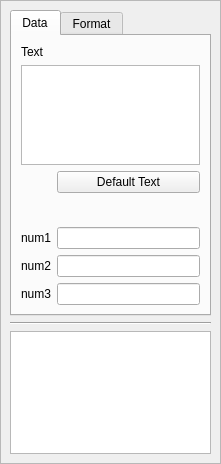
<?xml version="1.0" encoding="UTF-8"?>
<ui version="4.0">
 <class>RulerDock</class>
 <widget class="QDockWidget" name="RulerDock">
  <property name="geometry">
   <rect>
    <x>0</x>
    <y>0</y>
    <width>221</width>
    <height>464</height>
   </rect>
  </property>
  <property name="styleSheet">
   <string notr="true"/>
  </property>
  <property name="windowTitle">
   <string>Measurement</string>
  </property>
  <widget class="QWidget" name="dockWidgetContents">
   <layout class="QVBoxLayout" name="verticalLayout">
    <property name="spacing">
     <number>0</number>
    </property>
    <property name="leftMargin">
     <number>0</number>
    </property>
    <property name="topMargin">
     <number>0</number>
    </property>
    <property name="rightMargin">
     <number>0</number>
    </property>
    <property name="bottomMargin">
     <number>0</number>
    </property>
    <item>
     <widget class="QScrollArea" name="scrollArea">
      <property name="widgetResizable">
       <bool>true</bool>
      </property>
      <widget class="QWidget" name="scrollAreaWidgetContents">
       <property name="geometry">
        <rect>
         <x>0</x>
         <y>0</y>
         <width>219</width>
         <height>440</height>
        </rect>
       </property>
       <layout class="QVBoxLayout" name="verticalLayout_2">
        <item>
         <widget class="QTabWidget" name="tabWidget">
          <property name="sizePolicy">
           <sizepolicy hsizetype="Expanding" vsizetype="Fixed">
            <horstretch>0</horstretch>
            <verstretch>0</verstretch>
           </sizepolicy>
          </property>
          <property name="minimumSize">
           <size>
            <width>180</width>
            <height>0</height>
           </size>
          </property>
          <property name="currentIndex">
           <number>0</number>
          </property>
          <widget class="QWidget" name="tab">
           <attribute name="title">
            <string>Data</string>
           </attribute>
           <layout class="QFormLayout" name="formLayout">
            <property name="sizeConstraint">
             <enum>QLayout::SetNoConstraint</enum>
            </property>
            <property name="fieldGrowthPolicy">
             <enum>QFormLayout::ExpandingFieldsGrow</enum>
            </property>
            <item row="0" column="0">
             <widget class="QLabel" name="label">
              <property name="text">
               <string>Text</string>
              </property>
             </widget>
            </item>
            <item row="2" column="1">
             <widget class="QPushButton" name="default_">
              <property name="sizePolicy">
               <sizepolicy hsizetype="Expanding" vsizetype="Fixed">
                <horstretch>0</horstretch>
                <verstretch>0</verstretch>
               </sizepolicy>
              </property>
              <property name="text">
               <string>Default Text</string>
              </property>
             </widget>
            </item>
            <item row="3" column="0">
             <spacer name="verticalSpacer">
              <property name="orientation">
               <enum>Qt::Vertical</enum>
              </property>
              <property name="sizeHint" stdset="0">
               <size>
                <width>20</width>
                <height>20</height>
               </size>
              </property>
             </spacer>
            </item>
            <item row="4" column="0">
             <widget class="QLabel" name="num1">
              <property name="text">
               <string>num1</string>
              </property>
             </widget>
            </item>
            <item row="4" column="1">
             <widget class="QLineEdit" name="data1">
              <property name="maxLength">
               <number>20</number>
              </property>
              <property name="readOnly">
               <bool>true</bool>
              </property>
             </widget>
            </item>
            <item row="6" column="0">
             <widget class="QLabel" name="num2">
              <property name="text">
               <string>num2</string>
              </property>
             </widget>
            </item>
            <item row="6" column="1">
             <widget class="QLineEdit" name="data2">
              <property name="maxLength">
               <number>20</number>
              </property>
              <property name="readOnly">
               <bool>true</bool>
              </property>
             </widget>
            </item>
            <item row="7" column="0">
             <widget class="QLabel" name="num3">
              <property name="text">
               <string>num3</string>
              </property>
             </widget>
            </item>
            <item row="7" column="1">
             <widget class="QLineEdit" name="data3">
              <property name="maxLength">
               <number>20</number>
              </property>
              <property name="readOnly">
               <bool>true</bool>
              </property>
             </widget>
            </item>
            <item row="1" column="0" colspan="2">
             <widget class="QPlainTextEdit" name="text">
              <property name="sizePolicy">
               <sizepolicy hsizetype="Expanding" vsizetype="Maximum">
                <horstretch>0</horstretch>
                <verstretch>0</verstretch>
               </sizepolicy>
              </property>
              <property name="minimumSize">
               <size>
                <width>0</width>
                <height>1</height>
               </size>
              </property>
              <property name="maximumSize">
               <size>
                <width>16777215</width>
                <height>100</height>
               </size>
              </property>
             </widget>
            </item>
           </layout>
          </widget>
          <widget class="QWidget" name="tab_2">
           <attribute name="title">
            <string>Format</string>
           </attribute>
           <layout class="QFormLayout" name="formLayout_2">
            <item row="0" column="0">
             <widget class="QLabel" name="label_5">
              <property name="text">
               <string>Color</string>
              </property>
             </widget>
            </item>
            <item row="0" column="1">
             <widget class="ColorEditor" name="color1"/>
            </item>
            <item row="1" column="0">
             <widget class="QLabel" name="label_6">
              <property name="text">
               <string>Outline</string>
              </property>
             </widget>
            </item>
            <item row="1" column="1">
             <widget class="ColorEditor" name="color2"/>
            </item>
            <item row="2" column="0">
             <widget class="QLabel" name="label_7">
              <property name="text">
               <string>Border-size</string>
              </property>
             </widget>
            </item>
            <item row="2" column="1">
             <widget class="QSpinBox" name="penWidth">
              <property name="minimum">
               <number>1</number>
              </property>
             </widget>
            </item>
            <item row="3" column="0">
             <spacer name="verticalSpacer_3">
              <property name="orientation">
               <enum>Qt::Vertical</enum>
              </property>
              <property name="sizeHint" stdset="0">
               <size>
                <width>20</width>
                <height>20</height>
               </size>
              </property>
             </spacer>
            </item>
            <item row="4" column="0">
             <widget class="QLabel" name="label_8">
              <property name="text">
               <string>Font</string>
              </property>
             </widget>
            </item>
            <item row="4" column="1">
             <widget class="QFontComboBox" name="font_"/>
            </item>
            <item row="5" column="0">
             <widget class="QLabel" name="label_9">
              <property name="text">
               <string>Font Size</string>
              </property>
             </widget>
            </item>
            <item row="5" column="1">
             <widget class="QSpinBox" name="fontSize"/>
            </item>
           </layout>
          </widget>
         </widget>
        </item>
        <item>
         <widget class="Line" name="line">
          <property name="orientation">
           <enum>Qt::Horizontal</enum>
          </property>
         </widget>
        </item>
        <item>
         <widget class="QTableView" name="view"/>
        </item>
       </layout>
      </widget>
     </widget>
    </item>
   </layout>
  </widget>
 </widget>
 <customwidgets>
  <customwidget>
   <class>ColorEditor</class>
   <extends>QComboBox</extends>
   <header>coloreditor.h</header>
  </customwidget>
 </customwidgets>
 <resources/>
 <connections/>
</ui>
